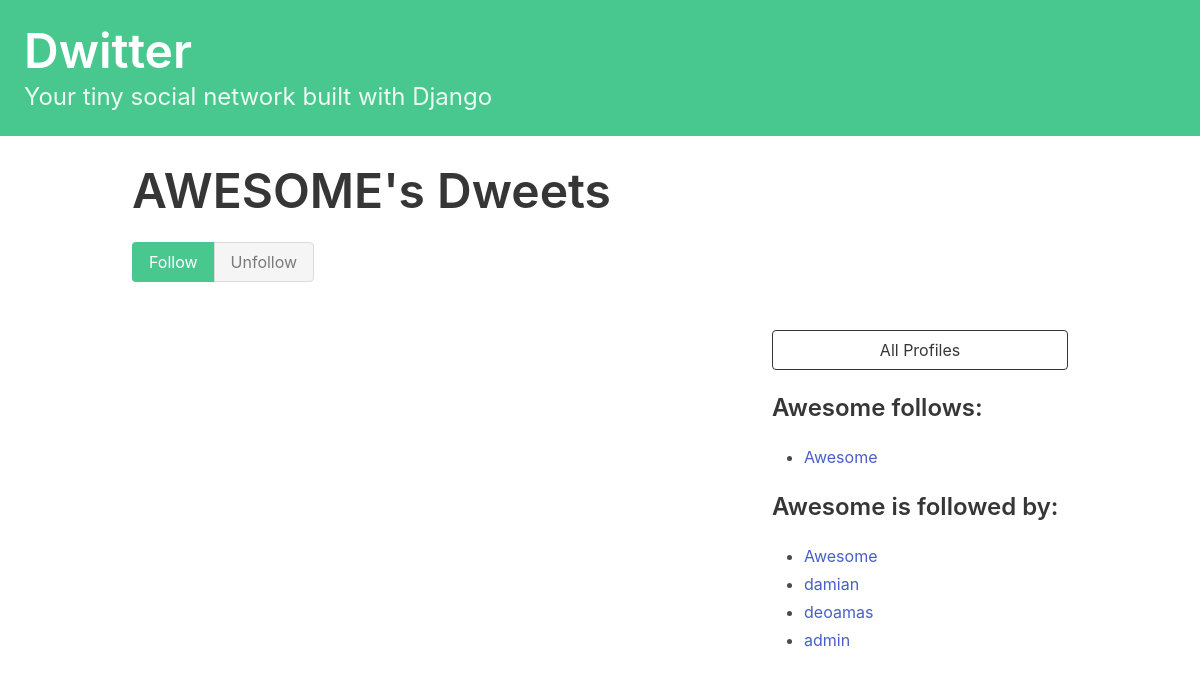
The page /profile/3 on the database its author committed.
### dwitter/models.py (models this page shows)
class Profile(models.Model):
    user = models.OneToOneField(User, on_delete=models.CASCADE) # one - one relation btn User and Profile model
    follows = models.ManyToManyField('self', related_name='followed_by', symmetrical=False, blank=True)
    def __str__(self):
        return self.user.username

### dwitter/views.py (the view, shortened to what this page needs)
# urls.py: path("profile/<int:pk>", profile, name="profile"),
def profile(request, pk):
    profile = Profile.objects.get(pk=pk)
    return render(request, "dwitter/profile.html", {"profile": profile})

### dwitter/templates/dwitter/profile.html (shortened to what this page needs)
{% extends 'base.html' %} {% block content %}
<div class="column">
    <div class="block">
        <h1 class="title is-1">
            {{profile.user.username|upper}}'s Dweets
        </h1>
        <form method="post">
            <div class="buttons has-addons">
                {% if profile in user.profile.follows.all %}
                <button class="button is-success is-static">
                Follow
            </button>
                <button class="button is-danger" name="follow" value="unfollow">
                Unfollow
            </button> {% else %}
                <button class="button is-success" name="follow" value="follow">
                Follow
            </button>
                <button class="button is-danger is-static">
                Unfollow
            </button> {% endif %}
            </div>
        </form>
    </div>
</div>
<div class="column is-one-third is-pulled-right">
    <div class="block">
        <a href="{% url 'dwitter:profile_list' %}">
            <button class="button is-dark is-outlined is-fullwidth">
                All Profiles
            </button>
        </a>
    </div>
    <div class="block">
        <h3 class="title is-4">
            {{profile.user.username}} follows:
        </h3>
        <div class="content">
            <ul>
                {% for following in profile.follows.all %}
                <li>
                    <a href="{% url 'dwitter:profile' following.id %} ">
                        {{ following }}
                    </a>
                </li>
                {% endfor %}
            </ul>
        </div>
    </div>
    <div class="block">
        <h3 class="title is-4">
            {{profile.user.username}} is followed by:
        </h3>
        <div class="content">
            <ul>
                {% for follower in profile.followed_by.all %}
                <li>
                    <a href="{% url 'dwitter:profile' follower.id %} ">
                        {{ follower }}
                    </a>
                </li>
                {% endfor %}
            </ul>
        </div>
    </div>
</div>
{% endblock content %}

### rows shown on the page
Profile: user.username "AWESOME", user.username "Awesome"
Profile: user.username "damian"
Profile: user.username "deoamas"
Profile: user.username "admin"
